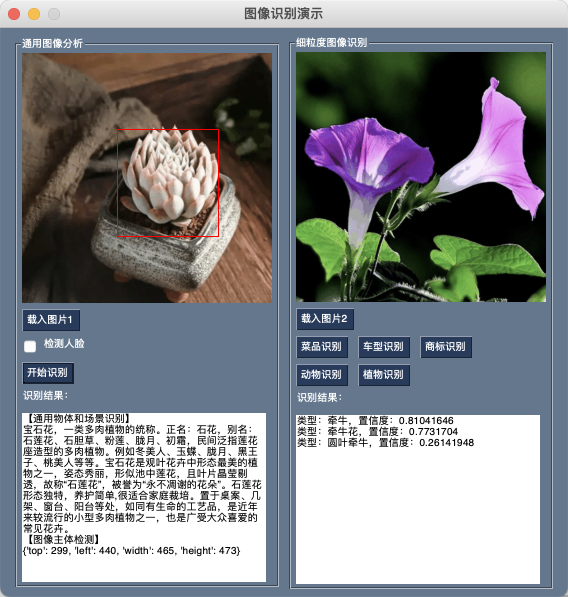
#> input picture work06/images/wi08.png, 1136 x 1194 px (shown at 1/2 size)
$ python -i MyImage.py   (imports and definitions only)
#> lines starting #> are read from the running program, lines starting #| are printed output that depends on the picture
from PIL import Image


class MyImage:
    """图片处理类"""

    def __init__(self, filename):
        # 原始图片
#> called with filename = 'images/wi08.png'
        self.filename = filename
        self.photo = Image.open(self.filename).convert('RGB')
        # 原始图片大小
        self.size = self.photo.size
#> self.size = (1136, 1194)
        # 处理后图片路径
        self.dealname = './tmp.gif'
        # 处理后图片大小
        self.dealsize = (250, 250)

    # 处理图片
    def deal(self):
        photo = Image.open(self.filename).convert('RGB')
        photo = photo.resize(self.dealsize)  # 图片大小转换
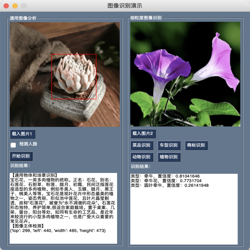
#> photo: PIL image 250x250 RGB; mean R, G, B 128.8, 131.9, 136.6
        # save会根据后缀名转换为特定格式
        photo.save(self.dealname)

    # 在处理后的图片上画框，坐标转换
    def rectangle(self, top, left, width, height):
        x = 250 / self.size[0]
        y = 250 / self.size[1]
        x1 = left * x
        y1 = (top + height) * y
        x2 = (left + width) * x
        y2 = top * y
        return (x1, y1), (x2, y2)

>>> result = MyImage('images/wi08.png').deal()

$ run again, on work06/images/人物.png
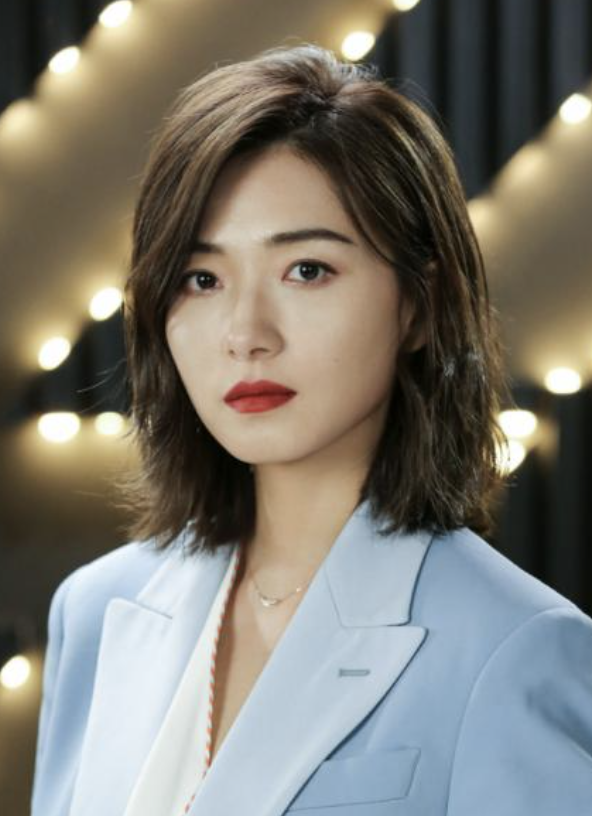
#> input picture work06/images/人物.png, 592 x 816 px
#> in deal, `photo = photo.resize(self.dealsize)`:
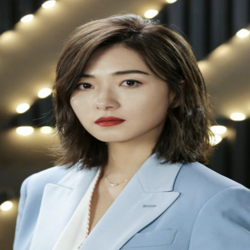
#> photo: PIL image 250x250 RGB; mean R, G, B 125, 121.8, 112.7

$ run again, on work06/images/动物.png
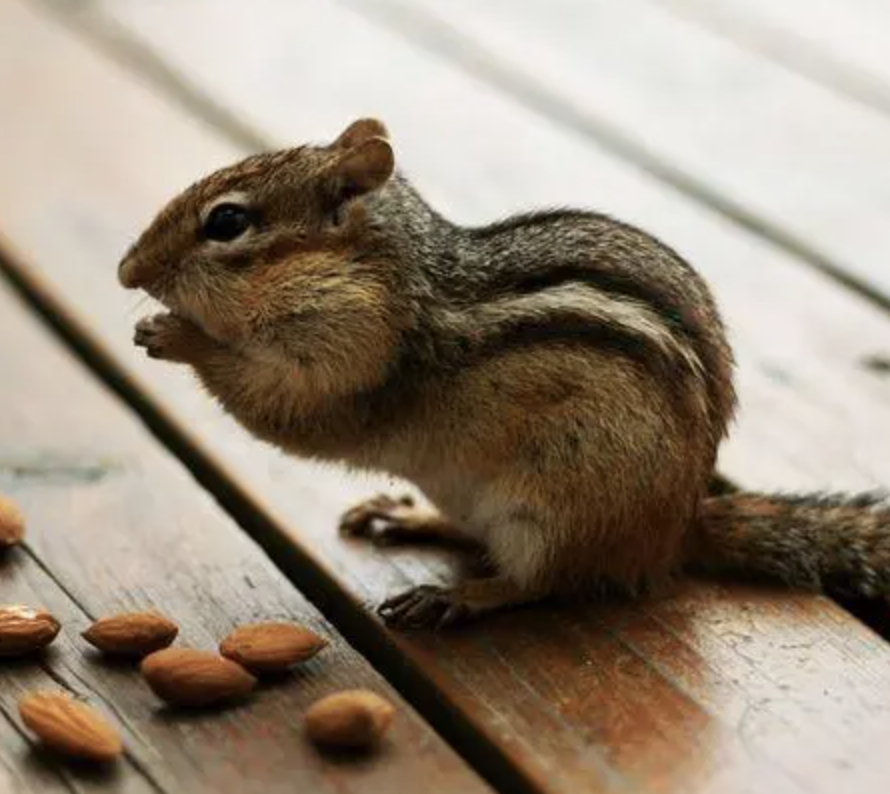
#> input picture work06/images/动物.png, 890 x 794 px
#> in deal, `photo = photo.resize(self.dealsize)`:
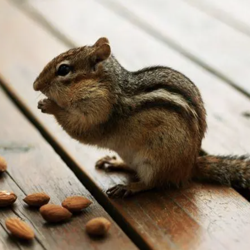
#> photo: PIL image 250x250 RGB; mean R, G, B 151.1, 137.5, 121.4
